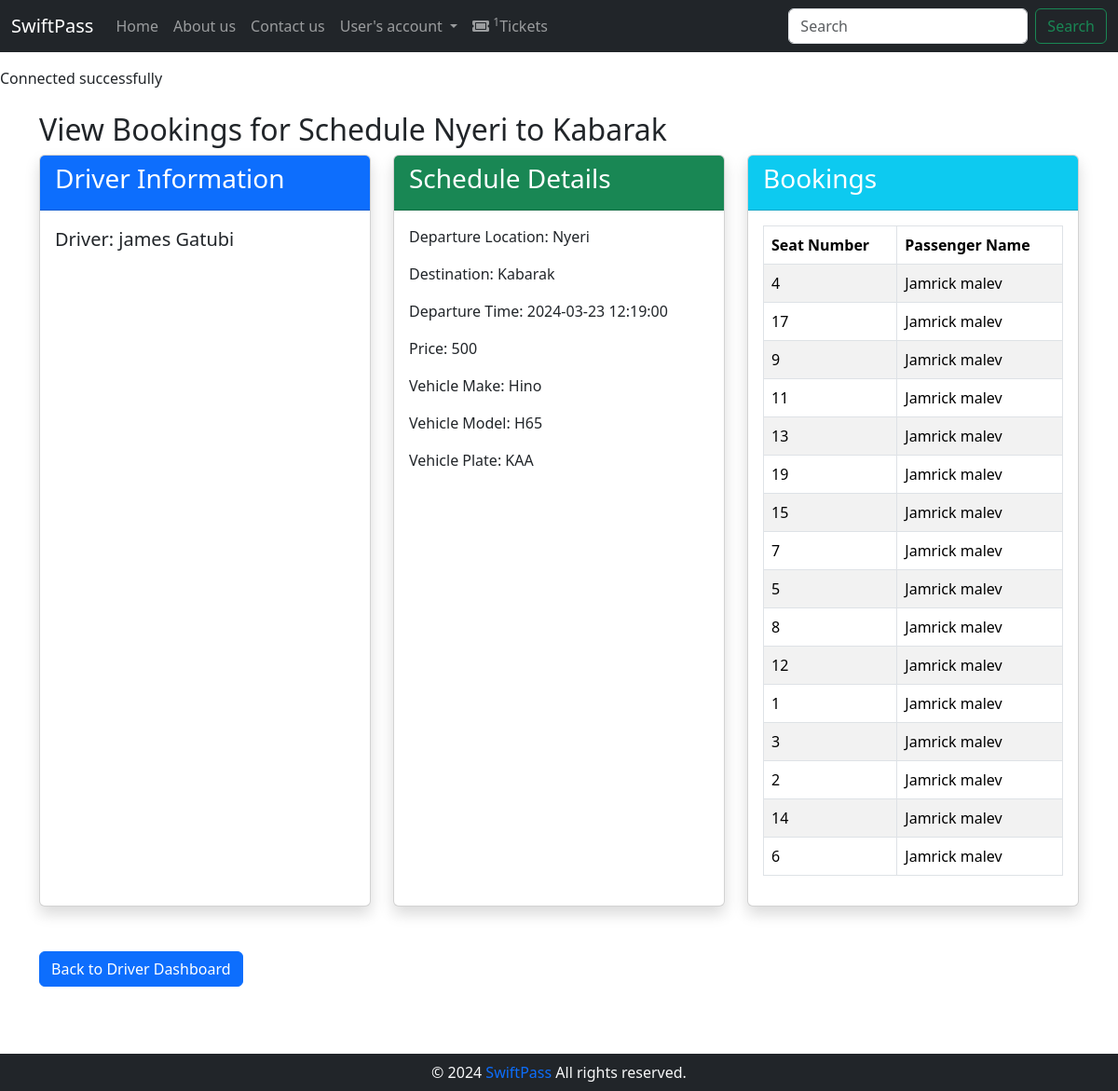
Before: /driver/view_bookings.php?schedule_id=8 (signed in) with the older database file.
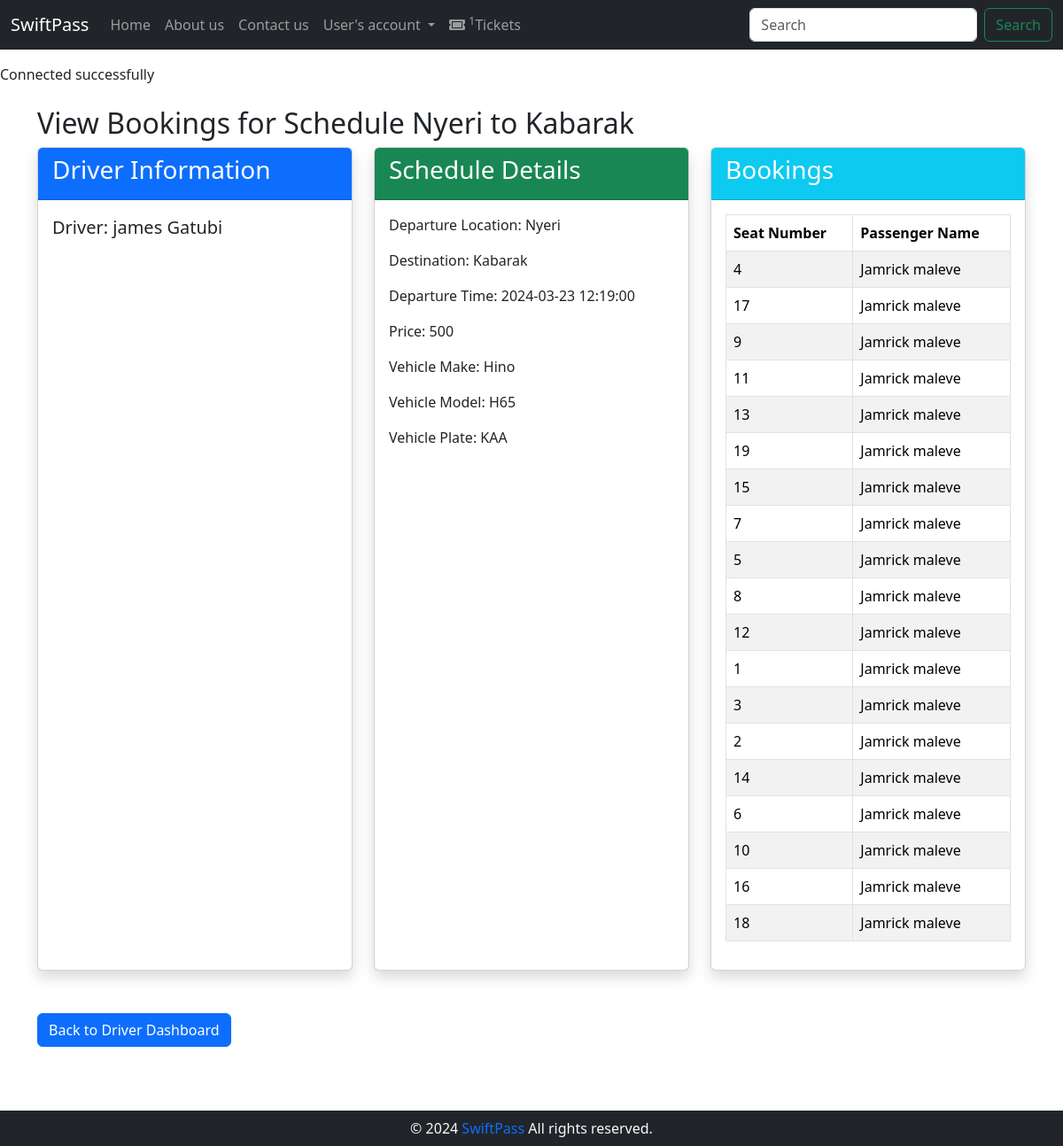
After: the same page with the newer database file.
### tables this page shows
CREATE TABLE `travelschedule` (
                                  `id` int(11) NOT NULL,
                                  `departure_location` varchar(255) NOT NULL,
                                  `destination` varchar(255) NOT NULL,
                                  `departure_time` datetime NOT NULL DEFAULT current_timestamp(),
                                  `price` float NOT NULL,
                                  `vehicle_id` int(11) NOT NULL,
                                  `is_done` tinyint(1) NOT NULL DEFAULT 0
);

CREATE TABLE `user` (
                        `id` int(11) NOT NULL,
                        `first_name` varchar(255) NOT NULL,
                        `last_name` varchar(255) NOT NULL,
                        `email` varchar(120) NOT NULL,
                        `password` varchar(60) NOT NULL,
                        `role` varchar(20) NOT NULL,
                        `date_created` datetime DEFAULT current_timestamp(),
                        `token` varchar(100) DEFAULT NULL,
                        `is_verified` tinyint(1) DEFAULT 0,
                        `driver_license` varchar(20) DEFAULT NULL,
                        `sacco_role` varchar(20) DEFAULT NULL,
                        `sacco_id` int(11) DEFAULT NULL
);

CREATE TABLE `vehicle` (
                           `id` int(11) NOT NULL,
                           `make` varchar(50) NOT NULL,
                           `model` varchar(50) NOT NULL,
                           `registration_plate` varchar(20) NOT NULL,
                           `capacity` int(11) NOT NULL,
                           `sacco_id` int(11) NOT NULL,
                           `driver_id` int(11) DEFAULT NULL
);

CREATE TABLE `ticket` (
                          `id` int(11) NOT NULL,
                          `ticket_number` varchar(20) NOT NULL,
                          `user_id` int(11) NOT NULL,
                          `travel_schedule_id` int(11) NOT NULL,
                          `booking_time` datetime NOT NULL DEFAULT current_timestamp(),
                          `seat_number` varchar(20) DEFAULT NULL,
                          `price` float DEFAULT NULL
);

### driver/view_bookings.php (the view, shortened to what this page needs)
<?php
$pageTitle = "View bookings";
include '../auth/database.php';
$driverId = $_SESSION["user"]["id"];
$driverQuery = "SELECT u.*, v.id AS vehicle_id, v.make, v.model, v.registration_plate
                FROM User u
                LEFT JOIN Vehicle v ON u.id = v.driver_id
                WHERE u.id = '$driverId'";
$driverResult = mysqli_query($conn, $driverQuery);
$driverInfo = mysqli_fetch_assoc($driverResult);
$scheduleId = isset($_GET['schedule_id']) ? $_GET['schedule_id'] : null;
$scheduleQuery = "SELECT ts.*, v.make AS vehicle_make, v.model AS vehicle_model, v.registration_plate AS vehicle_plate
                  FROM TravelSchedule ts
                  INNER JOIN Vehicle v ON ts.vehicle_id = v.id
                  WHERE ts.id = '$scheduleId'";
$scheduleResult = mysqli_query($conn, $scheduleQuery);
$scheduleDetails = mysqli_fetch_assoc($scheduleResult);
$bookingsQuery = "SELECT t.*, u.first_name, u.last_name
                  FROM Ticket t
                  INNER JOIN User u ON t.user_id = u.id
                  WHERE t.travel_schedule_id = '$scheduleId'";
$bookingsResult = mysqli_query($conn, $bookingsQuery);
?>
<div class="container mt-4">
    <h2>View Bookings for Schedule <?php echo $scheduleDetails['departure_location'] . ' to ' . $scheduleDetails['destination']; ?></h2>
    <div class="row">
        <div class="col-lg-4 mb-4">
            <div class="card h-100 shadow">
                <div class="card-header bg-primary text-white">
                    <h3 class="card-title">Driver Information</h3>
                </div>
                <div class="card-body">
                    <p class="lead">Driver: <?php echo $driverInfo['first_name'] . ' ' . $driverInfo['last_name']; ?></p>
                </div>
            </div>
        </div>
        <div class="col-lg-4 mb-4">
            <div class="card h-100 shadow">
                <div class="card-header bg-success text-white">
                    <h3 class="card-title">Schedule Details</h3>
                </div>
                <div class="card-body">
                    <p class="card-text">Departure Location: <?php echo $scheduleDetails['departure_location']; ?></p>
                    <p class="card-text">Destination: <?php echo $scheduleDetails['destination']; ?></p>
                    <p class="card-text">Departure Time: <?php echo $scheduleDetails['departure_time']; ?></p>
                    <p class="card-text">Price: <?php echo $scheduleDetails['price']; ?></p>
                    <p class="card-text">Vehicle Make: <?php echo $scheduleDetails['vehicle_make']; ?></p>
                    <p class="card-text">Vehicle Model: <?php echo $scheduleDetails['vehicle_model']; ?></p>
                    <p class="card-text">Vehicle Plate: <?php echo $scheduleDetails['vehicle_plate']; ?></p>
                </div>
            </div>
        </div>
        <div class="col-lg-4 mb-4">
            <?php if (mysqli_num_rows($bookingsResult) > 0) : ?>
                <div class="card h-100 shadow">
                    <div class="card-header bg-info text-white">
                        <h3 class="card-title">Bookings</h3>
                    </div>
                    <div class="card-body">
                        <div class="table-responsive">
                            <table class="table table-bordered table-striped">
                                <thead class="thead-dark">
                                <tr>
                                    <th>Seat Number</th>
                                    <th>Passenger Name</th>
                                </tr>
                                </thead>
                                <tbody>
                                <?php while ($booking = mysqli_fetch_assoc($bookingsResult)) : ?>
                                    <tr>
                                        <td><?php echo $booking['seat_number']; ?></td>
                                        <td><?php echo $booking['first_name'] . ' ' . $booking['last_name']; ?></td>
                                    </tr>
                                <?php endwhile; ?>
                                </tbody>
                            </table>
                        </div>
                    </div>
                </div>
            <?php else : ?>
                <div class="alert alert-warning" role="alert">
                    No bookings found for this schedule.
                </div>
            <?php endif; ?>
        </div>
    </div>
    <a href="driver_dashboard.php" class="btn btn-primary mt-4">Back to Driver Dashboard</a>
</div>
<?php
$pageContent = ob_get_clean();
include('../layout.php');
?>

### auth/database.php (shortened to what this page needs)
<?php
echo "Connected successfully";
?>

### layout.php (shortened to what this page needs)
<?php
$baseUrl = '/swiftpass';
$currentFile = $_SERVER["SCRIPT_NAME"];
$currentPage = basename($currentFile);
?>
<?php
$loggedIn = isset($_SESSION["user"]);
$navItems = [
    'Home' => '/',
    'About us' => '/about-us.php',
    'Contact us' => '/contact-us.php',
    'User\'s account' => [
        'User\'s profile' => '/profile.php',
        'History' => '/user/user_bookings.php',
        'Logout' => '/auth/logout.php',
    ],
    'Tickets' => '/tickets.php',
];
?>
<!DOCTYPE html>
<html lang="en">
<head>
    <link href="https://cdn.jsdelivr.net/npm/bootstrap@5.3.3/dist/css/bootstrap.min.css" rel="stylesheet">
    <link rel="stylesheet" href="https://cdnjs.cloudflare.com/ajax/libs/font-awesome/6.5.1/css/all.min.css" />
    <link rel="stylesheet" href="https://cdnjs.cloudflare.com/ajax/libs/font-awesome/5.15.3/css/all.min.css">
</head>
<body>
<header>
    <nav class="navbar navbar-expand-lg navbar-dark bg-dark w-100 position-fixed border-bottom border-white" style="z-index: 1000">
        <div class="container-fluid">
            <a class="navbar-brand" href="/swiftpass">SwiftPass</a>
            <div class="collapse navbar-collapse" id="navbarSupportedContent">
                <ul class="navbar-nav me-auto mb-2 mb-lg-0">
<?php
foreach ($navItems as $pageTitle => $item) {
    if (is_array($item)) {
        if ($loggedIn) {
            echo "<li class='nav-item dropdown'>
                    <a class='nav-link dropdown-toggle' href='#' role='button' data-bs-toggle='dropdown' aria-expanded='false'>
                        $pageTitle
                    </a>
                    <ul class='dropdown-menu'>";
            echo "</ul></li>";
        }
    } else {
        $isActive = ($currentPage === $item) ? 'active' : '';
        if ($loggedIn || $pageTitle === 'SwiftPass') {
            if ($pageTitle === 'User\'s account') {
                $userName = $_SESSION["user_full_name"];
                echo "<li class='nav-item'>
                        <a class='nav-link $isActive' href='$baseUrl$item'>
                            $userName
                        </a>
                      </li>";
            } elseif ($pageTitle === 'Tickets') {
                echo "<li class='nav-item'>
                        <a class='nav-link $isActive' href='$baseUrl$item'>
                            <i class='fas fa-ticket-alt'></i> <sup>1</sup>$pageTitle
                        </a>
                      </li>";
            } else {
                echo "<li class='nav-item'>
                        <a class='nav-link $isActive' href='$baseUrl$item'>$pageTitle</a>
                      </li>";
            }
        }
    }
}
                    ?>
                </ul>
                <form class="d-flex" role="search" method="GET" action="<?php echo $baseUrl; ?>/search_schedule.php">
                    <input class="form-control me-2" type="search" name="search" placeholder="Search" aria-label="Search">
                    <button class="btn btn-outline-success" type="submit">Search</button>
                </form>
            </div>
        </div>
    </nav>
    <br>
    <br>
    <br>
</header>
<main>
    <?php echo $pageContent; ?>
</main>
<br>
<br>
<br>
<footer class="footer bg-dark text-light py-2" >
    <div class="container text-center">
        <span>&copy; 2024 <a href="https://github.com/Levi-LMN/SwiftPass">SwiftPass</a> All rights reserved. </span>
    </div>
</footer>
</body>
</html>

Changed rows visible on the page:
changed through a linked row, ticket (number 1 of 19 on the later page): user.last_name "malev" → "maleve"
changed through a linked row, ticket (number 2 of 19 on the later page): user.last_name "malev" → "maleve"
changed through a linked row, ticket (number 3 of 19 on the later page): user.last_name "malev" → "maleve"
changed through a linked row, ticket (number 4 of 19 on the later page): user.last_name "malev" → "maleve"
changed through a linked row, ticket (number 5 of 19 on the later page): user.last_name "malev" → "maleve"
changed through a linked row, ticket (number 6 of 19 on the later page): user.last_name "malev" → "maleve"
changed through a linked row, ticket (number 7 of 19 on the later page): user.last_name "malev" → "maleve"
changed through a linked row, ticket (number 8 of 19 on the later page): user.last_name "malev" → "maleve"
changed through a linked row, ticket (number 9 of 19 on the later page): user.last_name "malev" → "maleve"
changed through a linked row, ticket (number 10 of 19 on the later page): user.last_name "malev" → "maleve"
changed through a linked row, ticket (number 11 of 19 on the later page): user.last_name "malev" → "maleve"
changed through a linked row, ticket (number 12 of 19 on the later page): user.last_name "malev" → "maleve"
changed through a linked row, ticket (number 13 of 19 on the later page): user.last_name "malev" → "maleve"
changed through a linked row, ticket (number 14 of 19 on the later page): user.last_name "malev" → "maleve"
changed through a linked row, ticket (number 15 of 19 on the later page): user.last_name "malev" → "maleve"
changed through a linked row, ticket (number 16 of 19 on the later page): user.last_name "malev" → "maleve"
added ticket: seat_number "10", user.first_name "Jamrick", user.last_name "maleve"
added ticket: seat_number "16", user.first_name "Jamrick", user.last_name "maleve"
added ticket: seat_number "18", user.first_name "Jamrick", user.last_name "maleve"
